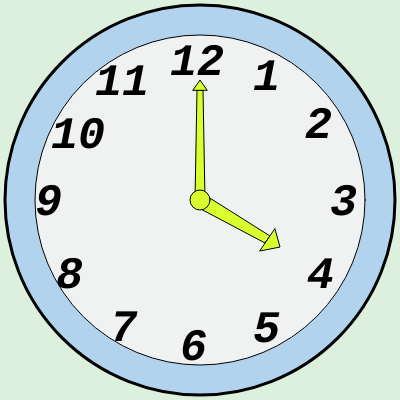
Frame 1 (no input)
Frame 60 (no input): identical to frame 1, image omitted
Frame 120 (the mouse pressed at the canvas centre since frame 60): identical to frame 1, image omitted

The p5.js sketch that drew this single still picture (run headless with seeded random() and noise() and a simulated clock; from frame 60 on, the mouse is pressed at the canvas centre):

// p5.js sketch
// ── sketch.js

function setup() {
  createCanvas(400, 400);
  
  textSize(45);
  textFont('Courier New');
  textStyle(BOLDITALIC); 
}

function draw() {
  background(221, 240, 221); //RGB
    stroke(0);

  //clock frame
  strokeWeight(3);
  fill(178, 211, 237); //light blue outer circle
  circle(200,200,390);
  
  strokeWeight(1);  
  fill(240, 242, 242); //light grey inner circle
  circle(200,200,330);
  
  //clock hour numbers
  fill(0);

  //Temp lines to align numbers  
/*
  line(200, 0, 200, 400); //90 degrees
  line(0, 200, 400, 200); //90 degrees  
  
  //tg(A) = a/b; tg(30°) = 1/(3^1/2)
  //b (radius) = 200 pixels => a = 116 pixels
  line(400, 84, 0, 316); //30 degrees
  line(316, 0, 84, 400); //30 degrees
  line(84, 0, 316, 400); //30 degrees 
  line(0, 84, 400, 316); //30 degrees    
//*/
  
  noStroke();
  text("1", 253, 90);
  text("2", 305, 138);
  text("3", 330, 215);
  text("4", 307, 288);  
  text("5", 253, 342);   
  text("6", 180, 360);
  text("7", 110, 341);
  text("8", 56, 288);    
  text("9", 35, 215);
  text("10", 51, 148);
  text("11", 95, 95);  
  text("12", 170, 75);  
  
 //long arrow 
  stroke(0);
  strokeWeight(1); 
  fill(217, 255, 46);
  quad(195, 200, 197, 90, 203, 90, 205, 200); //to fill this shape inside
  triangle(193, 90, 200, 80, 207, 90);

 //short arrow  
  quad(205, 195, 270, 236, 265, 243, 197, 207);
  triangle(275, 229, 280, 247, 260, 251);
  
  // middle arrow pin
  circle(200, 200, 20);
  
}
